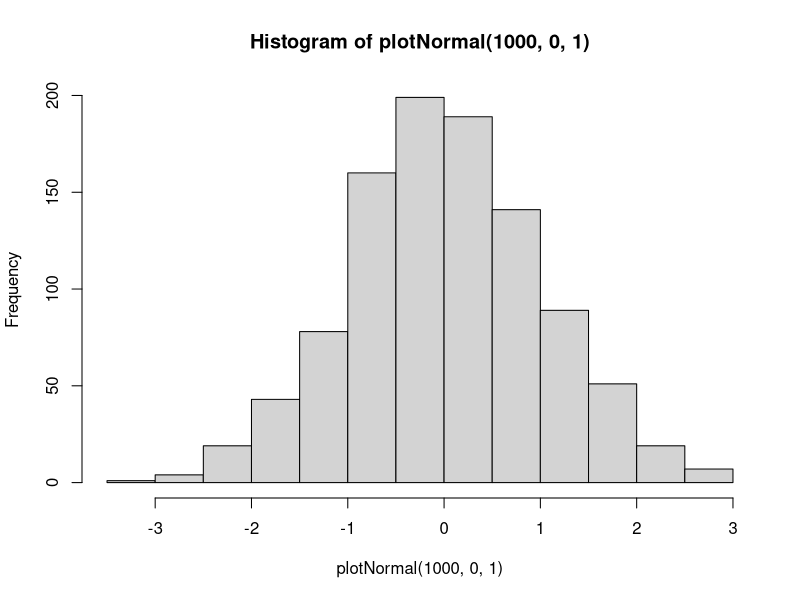

This figure's R source:
## ---- chunk 1
data(iris)
iris[10,5]
## ---- chunk 2
tail(iris$Species, 5)
## ---- chunk 3
mean(iris$Sepal.Length[iris$Petal.Width > 1])
## ---- chunk 4
number <- seq(1, 10, by = 1)
j <- 0
for(i in 1:10) {
    j <- j + 1
    if (j < 5) {
      k <- j * 3
      print(k)
    }
    else {
      k <- j * 2
      print(k)
    }
}
## ---- chunk 5
set.seed(184)
while (TRUE) {
  num <- rnorm(1, mean = 1, sd = 2)
  print(num)
  
  if (num >3) {
    break
  }
}

## ---- chunk 6
Counting <- data.frame(NULL)
row <- 0:2
col <- 1:4
for (i in 1:length(col)) {
   for (j in 1:length(row) ) {
       Counting[j,i] <- ( j + i - 1)
   }
}
Counting
## ---- chunk 7
set.seed(184)
plotNormal <- function(repitions, mean, sd){
  rnorm(repitions, mean, sd) 
}

plotNormal(1000, 0 , 1)
hist(plotNormal(1000, 0 , 1))
## ---- chunk 8



